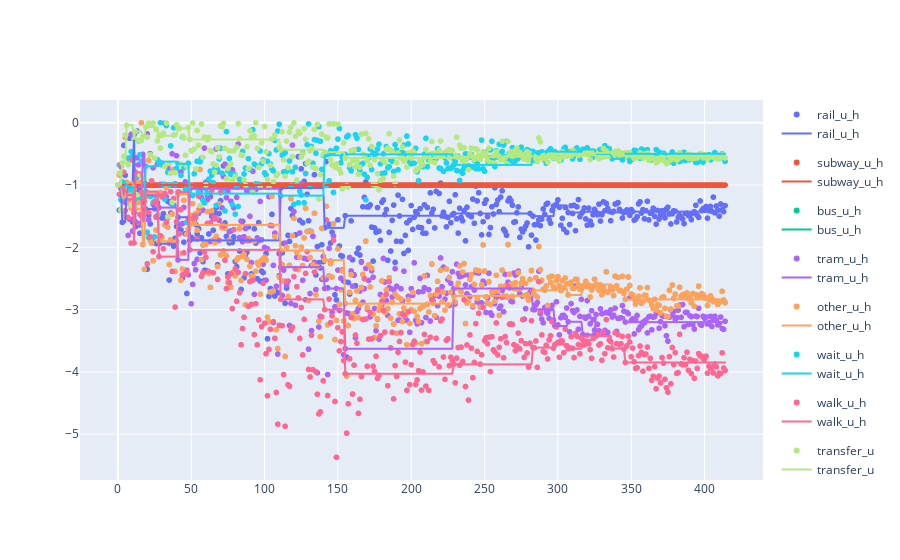

Notebook code for this chart:
### Code cell
figure_scatter = px.scatter(df_values, x = "evaluation", y = "value", color = "variable")
figure_best = px.line(df_best, x = "evaluation", y = "value", color = "variable")
go.Figure(data = figure_scatter.data + figure_best.data)

### Figure 1 — Plotly figure (JSON) as saved in the notebook; plotly's stock layout.template omitted (floating-point values rounded to 4 significant figures; data arrays with more than 128 entries replaced by an {"elided": "..."} marker saying what was removed)
{"data": [{"hovertemplate": "variable=rail_u_h<br>evaluation=%{x}<br>value=%{y}<extra></extra>", "legendgroup": "rail_u_h", "marker": {"color": "#636efa", "symbol": "circle"}, "mode": "markers", "name": "rail_u_h", "showlegend": true, "type": "scattergl", "x": {"elided": "415 int values"}, "xaxis": "x", "y": {"elided": "415 float values"}, "yaxis": "y"}, {"hovertemplate": "variable=subway_u_h<br>evaluation=%{x}<br>value=%{y}<extra></extra>", "legendgroup": "subway_u_h", "marker": {"color": "#EF553B", "symbol": "circle"}, "mode": "markers", "name": "subway_u_h", "showlegend": true, "type": "scattergl", "x": {"elided": "415 int values"}, "xaxis": "x", "y": {"elided": "415 int values"}, "yaxis": "y"}, {"hovertemplate": "variable=bus_u_h<br>evaluation=%{x}<br>value=%{y}<extra></extra>", "legendgroup": "bus_u_h", "marker": {"color": "#00cc96", "symbol": "circle"}, "mode": "markers", "name": "bus_u_h", "showlegend": true, "type": "scattergl", "x": {"elided": "415 int values"}, "xaxis": "x", "y": {"elided": "415 float values"}, "yaxis": "y"}, {"hovertemplate": "variable=tram_u_h<br>evaluation=%{x}<br>value=%{y}<extra></extra>", "legendgroup": "tram_u_h", "marker": {"color": "#ab63fa", "symbol": "circle"}, "mode": "markers", "name": "tram_u_h", "showlegend": true, "type": "scattergl", "x": {"elided": "415 int values"}, "xaxis": "x", "y": {"elided": "415 float values"}, "yaxis": "y"}, {"hovertemplate": "variable=other_u_h<br>evaluation=%{x}<br>value=%{y}<extra></extra>", "legendgroup": "other_u_h", "marker": {"color": "#FFA15A", "symbol": "circle"}, "mode": "markers", "name": "other_u_h", "showlegend": true, "type": "scattergl", "x": {"elided": "415 int values"}, "xaxis": "x", "y": {"elided": "415 float values"}, "yaxis": "y"}, {"hovertemplate": "variable=wait_u_h<br>evaluation=%{x}<br>value=%{y}<extra></extra>", "legendgroup": "wait_u_h", "marker": {"color": "#19d3f3", "symbol": "circle"}, "mode": "markers", "name": "wait_u_h", "showlegend": true, "type": "scattergl", "x": {"elided": "415 int values"}, "xaxis": "x", "y": {"elided": "415 float values"}, "yaxis": "y"}, {"hovertemplate": "variable=walk_u_h<br>evaluation=%{x}<br>value=%{y}<extra></extra>", "legendgroup": "walk_u_h", "marker": {"color": "#FF6692", "symbol": "circle"}, "mode": "markers", "name": "walk_u_h", "showlegend": true, "type": "scattergl", "x": {"elided": "415 int values"}, "xaxis": "x", "y": {"elided": "415 float values"}, "yaxis": "y"}, {"hovertemplate": "variable=transfer_u<br>evaluation=%{x}<br>value=%{y}<extra></extra>", "legendgroup": "transfer_u", "marker": {"color": "#B6E880", "symbol": "circle"}, "mode": "markers", "name": "transfer_u", "showlegend": true, "type": "scattergl", "x": {"elided": "415 int values"}, "xaxis": "x", "y": {"elided": "415 float values"}, "yaxis": "y"}, {"hovertemplate": "variable=rail_u_h<br>evaluation=%{x}<br>value=%{y}<extra></extra>", "legendgroup": "rail_u_h", "line": {"color": "#636efa", "dash": "solid"}, "marker": {"symbol": "circle"}, "mode": "lines", "name": "rail_u_h", "showlegend": true, "type": "scattergl", "x": {"elided": "415 int values"}, "xaxis": "x", "y": {"elided": "415 float values"}, "yaxis": "y"}, {"hovertemplate": "variable=subway_u_h<br>evaluation=%{x}<br>value=%{y}<extra></extra>", "legendgroup": "subway_u_h", "line": {"color": "#EF553B", "dash": "solid"}, "marker": {"symbol": "circle"}, "mode": "lines", "name": "subway_u_h", "showlegend": true, "type": "scattergl", "x": {"elided": "415 int values"}, "xaxis": "x", "y": {"elided": "415 int values"}, "yaxis": "y"}, {"hovertemplate": "variable=bus_u_h<br>evaluation=%{x}<br>value=%{y}<extra></extra>", "legendgroup": "bus_u_h", "line": {"color": "#00cc96", "dash": "solid"}, "marker": {"symbol": "circle"}, "mode": "lines", "name": "bus_u_h", "showlegend": true, "type": "scattergl", "x": {"elided": "415 int values"}, "xaxis": "x", "y": {"elided": "415 float values"}, "yaxis": "y"}, {"hovertemplate": "variable=tram_u_h<br>evaluation=%{x}<br>value=%{y}<extra></extra>", "legendgroup": "tram_u_h", "line": {"color": "#ab63fa", "dash": "solid"}, "marker": {"symbol": "circle"}, "mode": "lines", "name": "tram_u_h", "showlegend": true, "type": "scattergl", "x": {"elided": "415 int values"}, "xaxis": "x", "y": {"elided": "415 float values"}, "yaxis": "y"}, {"hovertemplate": "variable=other_u_h<br>evaluation=%{x}<br>value=%{y}<extra></extra>", "legendgroup": "other_u_h", "line": {"color": "#FFA15A", "dash": "solid"}, "marker": {"symbol": "circle"}, "mode": "lines", "name": "other_u_h", "showlegend": true, "type": "scattergl", "x": {"elided": "415 int values"}, "xaxis": "x", "y": {"elided": "415 float values"}, "yaxis": "y"}, {"hovertemplate": "variable=wait_u_h<br>evaluation=%{x}<br>value=%{y}<extra></extra>", "legendgroup": "wait_u_h", "line": {"color": "#19d3f3", "dash": "solid"}, "marker": {"symbol": "circle"}, "mode": "lines", "name": "wait_u_h", "showlegend": true, "type": "scattergl", "x": {"elided": "415 int values"}, "xaxis": "x", "y": {"elided": "415 float values"}, "yaxis": "y"}, {"hovertemplate": "variable=walk_u_h<br>evaluation=%{x}<br>value=%{y}<extra></extra>", "legendgroup": "walk_u_h", "line": {"color": "#FF6692", "dash": "solid"}, "marker": {"symbol": "circle"}, "mode": "lines", "name": "walk_u_h", "showlegend": true, "type": "scattergl", "x": {"elided": "415 int values"}, "xaxis": "x", "y": {"elided": "415 float values"}, "yaxis": "y"}, {"hovertemplate": "variable=transfer_u<br>evaluation=%{x}<br>value=%{y}<extra></extra>", "legendgroup": "transfer_u", "line": {"color": "#B6E880", "dash": "solid"}, "marker": {"symbol": "circle"}, "mode": "lines", "name": "transfer_u", "showlegend": true, "type": "scattergl", "x": {"elided": "415 int values"}, "xaxis": "x", "y": {"elided": "415 float values"}, "yaxis": "y"}], "layout": {}}
